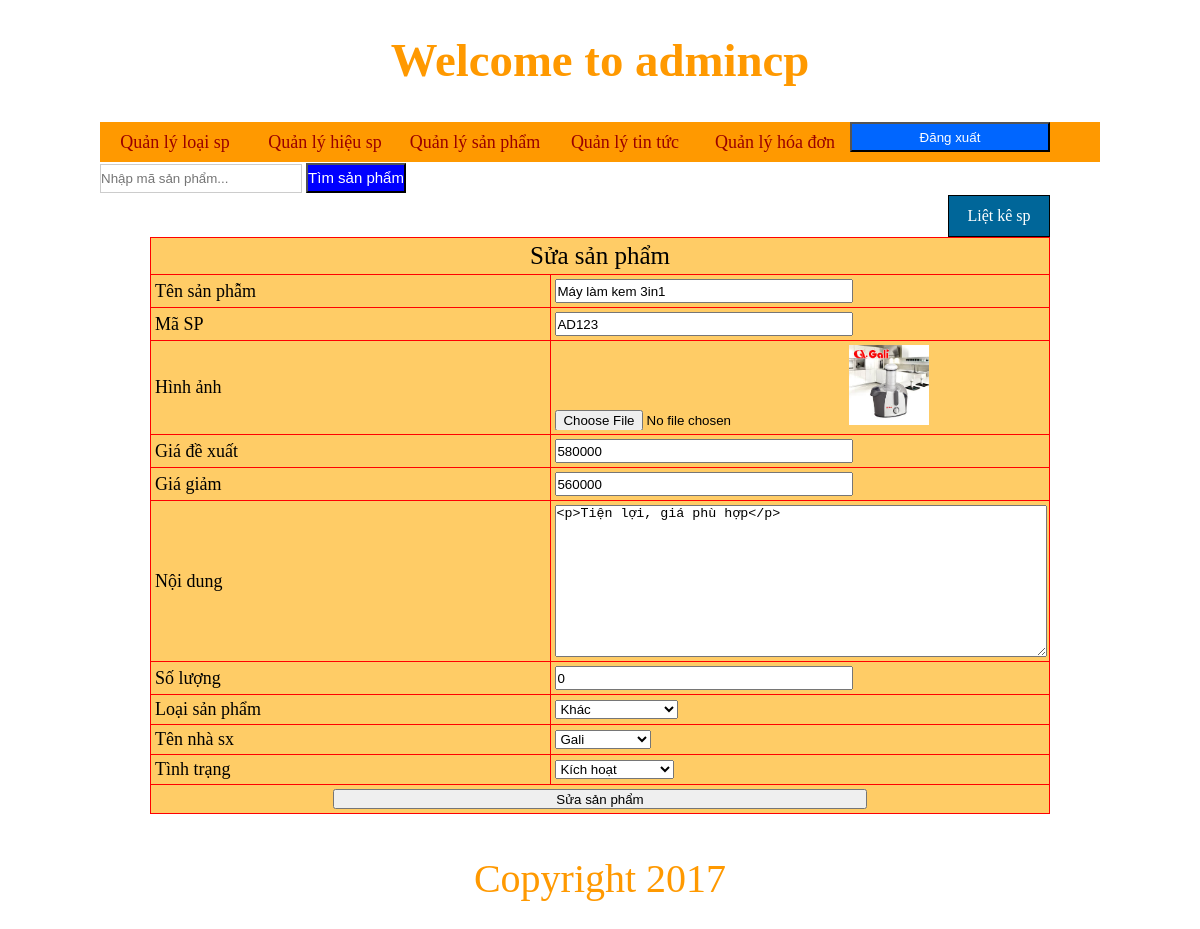
The app's page /admincp/index.php?quanly=sanpham&ac=sua&id=101 (signed in) with its own data.
### tables this page shows
CREATE TABLE IF NOT EXISTS `sanpham` (
`idsanpham` int(11) NOT NULL,
  `tensp` varchar(255) NOT NULL,
  `masp` varchar(255) NOT NULL,
  `hinhanh` varchar(100) NOT NULL,
  `giadexuat` float NOT NULL,
  `giagiam` float NOT NULL,
  `soluong` int(11) NOT NULL,
  `loaisp` int(11) NOT NULL,
  `nhasx` int(11) NOT NULL,
  `tinhtrang` varchar(100) NOT NULL,
  `noidung` longtext NOT NULL
);

### admincp/modules/quanlysanpham/sua.php (the view, shortened to what this page needs)
<?php
	$sql = "select * from sanpham where idsanpham='$_GET[id]' ";
	$row=mysql_query($sql);
	$dong=mysql_fetch_array($row);
 ?>
<div class="button_themsp">
<a href="index.php?quanly=sanpham&ac=lietke">Liệt kê sp</a>
</div>
<form action="modules/quanlysanpham/xuly.php?id=<?php echo $dong['idsanpham'] ?>" method="post" enctype="multipart/form-data">
<h3>&nbsp;</h3>
<table width="600" border="1">
  <tr>
    <td colspan="2" style="text-align:center;font-size:25px;">Sửa sản phẩm</td>
  </tr>
  <tr>
    <td width="97">Tên sản phẫm</td>
    <td width="87"><input type="text" name="tensp" value="<?php echo $dong['tensp'] ?>"></td>
  </tr>
  <tr>
    <td>Mã SP</td>
    <td><input type="text" name="masp" value="<?php echo $dong['masp'] ?>"></td>
  </tr>
  <tr>
    <td>Hình ảnh</td>
    <td><input type="file" name="hinhanh" /><img src="modules/quanlysanpham/uploads/<?php echo $dong['hinhanh'] ?>" width="80" height="80"></td>
  </tr>
  <tr>
    <td>Giá đề xuất</td>
    <td><input type="text" name="giadexuat" value="<?php echo $dong['giadexuat'] ?>"></td>
  </tr>
  <tr>
    <td>Giá giảm</td>
    <td><input type="text" name="giagiam" value="<?php echo $dong['giagiam'] ?>"></td>
  </tr>
  <tr>
    <td>Nội dung</td>
    <td><textarea name="noidung" cols="40" rows="10"><?php echo $dong['noidung'] ?></textarea></td>
  </tr>
  <tr>
    <td>Số lượng</td>
    <td><input type="text" name="soluong" value="<?php echo $dong['soluong'] ?>"></td>
  </tr>
  <tr>
  <?php
  $sql_loaisp = "select * from loaisp";
  $row_loaisp=mysql_query($sql_loaisp);
  ?>
    <td>Loại sản phẩm</td>
    <td><select name="loaisp">
     <?php
	while($dong_loaisp=mysql_fetch_array($row_loaisp)){
		if($dong['loaisp']==$dong_loaisp['idloaisp']){
	?>
    	<option selected="selected" value="<?php echo $dong_loaisp['idloaisp'] ?>"><?php echo $dong_loaisp['tenloaisp'] ?></option>
        <?php
	}else{
		?>
       <option value="<?php echo $dong_loaisp['idloaisp'] ?>"><?php echo $dong_loaisp['tenloaisp'] ?></option>
        <?php
	}
	}
		?>
    </select></td>
  </tr>
  <tr>
      <?php
  $sql_hieusp = "select * from hieusp";
  $row_hieusp=mysql_query($sql_hieusp);
  ?>
    <td>Tên nhà sx</td>
    <td><select name="nhasx">
    <?php
	while($dong_hieusp=mysql_fetch_array($row_hieusp)){
		if($dong['nhasx']==$dong_hieusp['idhieusp']){
	?>
    	<option selected="selected" value="<?php echo $dong_hieusp['idhieusp'] ?>"><?php echo $dong_hieusp['tenhieusp'] ?></option>
        <?php
	}else{
		?>
        <option value="<?php echo $dong_hieusp['idhieusp'] ?>"><?php echo $dong_hieusp['tenhieusp'] ?></option>
        <?php
	}
	}
		?>
    </select></td>
  </tr>
  <tr>
    <td>Tình trạng</td>
    <td><select name="tinhtrang">
    <option value="1">Kích hoạt</option>
    </select></td>
  </tr>
  <tr>
    <td colspan="2"><div align="center">
      <input type="submit" name="sua" value="Sửa sản phẩm">
    </div></td>
  </tr>
</table>
</form>

### admincp/style/css.css (style rules this page uses)
body { background:#fff; }
* { padding:0; margin:0; }
table { border-collapse:collapse; width:100%; background-color:#FC6; border:1px solid #F00; }
textarea { width:100%; resize:auto; }
table tr td { color:#000; font-size:18px; padding:4px; }
input { width:60%; height:20px; }
.button_themsp { width:100px; height:40px; border:1px solid #000; text-align:center; background:#069; line-height:40px; color:#fff; float:right; }
.button_themsp a { color:#fff; display:block; text-decoration:none; }

### records on screen
sanpham: tensp "Máy làm kem 3in1", masp "AD123", hinhanh (picture), giadexuat "580000", giagiam "560000", noidung "<p>Tiện lợi, giá phù hợp</p>", soluong "0"

### other values on screen
form field loaisp "Khác"
form field nhasx "Gali"
